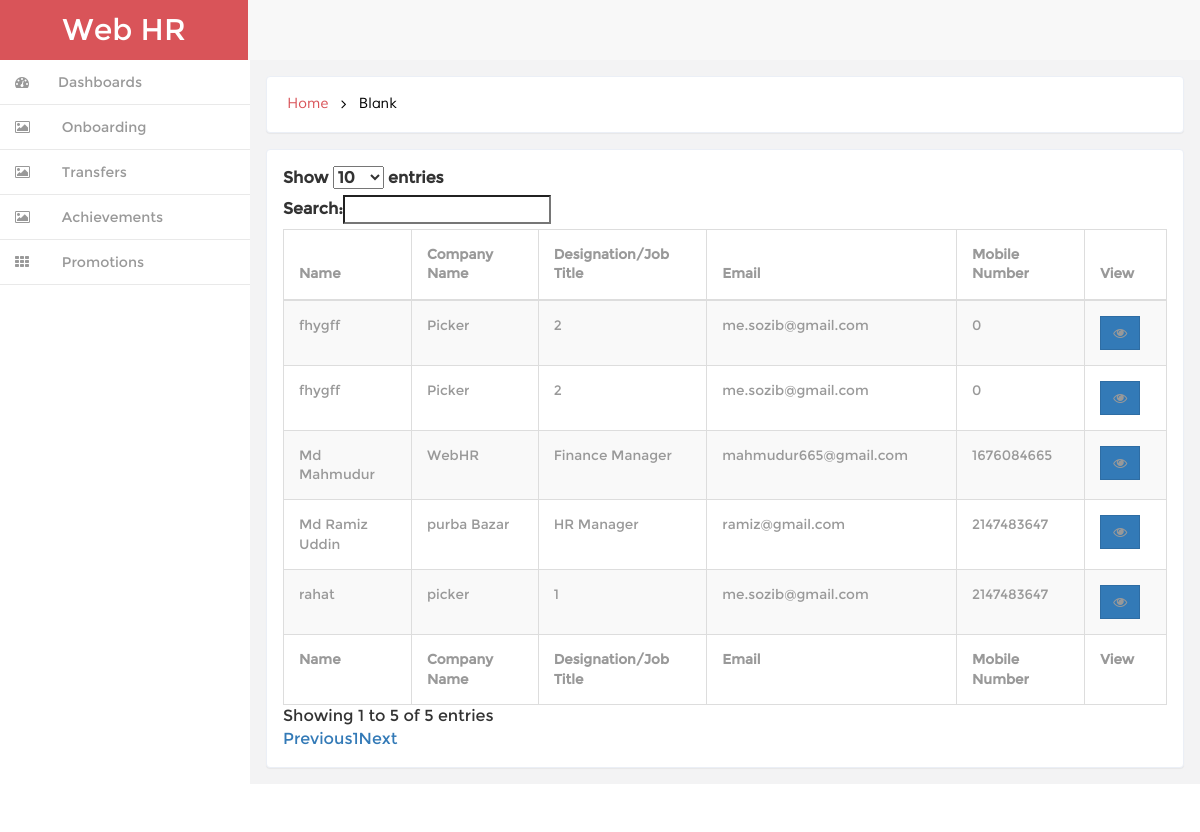
The app's page /all_member.php with its own data.
### tables this page shows
CREATE TABLE `tbl_add_member` (
  `id` int(10) NOT NULL,
  `companyName` varchar(100) NOT NULL,
  `station` varchar(255) NOT NULL,
  `department` varchar(100) NOT NULL,
  `employeeType` varchar(100) NOT NULL,
  `employeeCategory` varchar(100) NOT NULL,
  `jobTitle` varchar(255) NOT NULL,
  `workShift` varchar(100) NOT NULL,
  `fullName` varchar(255) NOT NULL,
  `emailAddress` varchar(255) NOT NULL,
  `joiningDate` date NOT NULL,
  `nationalId` varchar(255) NOT NULL,
  `gender` varchar(100) NOT NULL,
  `dateOfBirth` date NOT NULL,
  `address` text NOT NULL,
  `mobileNumber` int(100) NOT NULL,
  `addImage` varchar(255) NOT NULL
);

### classes/Dbconf.php (called while the page is built, shortened)
<?php
class Dbconf {
    public function __construct() {
        try{
            $this->db_con = new PDO("mysql:host=localhost;dbname=web_hr","root","");
        } catch (PDOException $ex) {
            echo 'Connection error occure'.$ex;
        }
    }
}

### classes/Superadmin.php (called while the page is built, shortened)
<?php
include_once 'Dbconf.php';
class Superadmin extends Dbconf{
public function view_all_member_info(){
  $query = "SELECT * FROM tbl_add_member";
  $statment = $this->db_con->query($query);
  return $statment;
}
}

### all_member.php (the view, shortened to what this page needs)
<?php
	include_once 'include/header.php';
	include 'classes/Superadmin.php';
    $obj_sup = new Superadmin();
    $statment=$obj_sup->view_all_member_info();
?>
	   <link href="https://cdn.datatables.net/1.10.15/css/dataTables.bootstrap.min.css" rel='stylesheet' type='text/css' />
	   <div id="page-wrapper" class="gray-bg dashbard-1">
       <div class="content-main">
		     <div class="banner">
		    	<h2>
				<a href="index.html">Home</a>
				<i class="fa fa-angle-right"></i>
				<span>Blank</span>
				</h2>
		    </div>
 	<div class="blank">
			<div class="blank-page">
	        	<table id="example" class="table table-striped table-bordered" cellspacing="0" width="100%">
			        <thead>
			            <tr>
			                <th>Name</th>
			                <th>Company Name</th>
			                <th>Designation/Job Title</th>
			                <th>Email</th>
			                <th>Mobile Number</th>
			                <th>View</th>
			            </tr>
			        </thead>
			        <tfoot>
			            <tr>
			                <th>Name</th>
			                <th>Company Name</th>
			                <th>Designation/Job Title</th>
			                <th>Email</th>
			                <th>Mobile Number</th>
			                <th>View</th>
			            </tr>
			        </tfoot>
			        <tbody>
			        <?php while($row = $statment->fetch(PDO::FETCH_ASSOC)) {?>
			            <tr>
			                <td><?php echo $row['fullName'];?></td>
			                <td><?php echo $row['companyName']; ?></td>
			                <td><?php echo $row['jobTitle']; ?></td>
			                <td><?php echo $row['emailAddress']; ?></td>
			                <td><?php echo $row['mobileNumber']; ?></td>
			                <td class="center">
			                            <a class="btn btn-primary" href="profile.php?id=<?php echo $row['id']; ?>">
			                                <i class="fa fa-eye" aria-hidden="true"></i>
			                            </a>
			                </td>
			            </tr>
			            <?php } ?>
			        </tbody>
			    </table>
	        </div>
	       </div>
 <?php include_once 'include/footer.php';?>

### css/style.css (style rules this page uses)
h4, h5, h6, h1, h2, h3 { margin: 0; }
html, body { font-family:'Montserrat-Regular'; font-size: 100%; background:#F3F3F4; overflow-x: hidden; }
body a { transition:0.5s all; -webkit-transition:0.5s all; -moz-transition:0.5s all; -o-transition:0.5s all; -ms-transition:0.5s all; }
@media (min-width: 768px) { #page-wrapper { position: inherit; margin: 0 0 0 240px; min-height: 1000px; } }
.content-main { background-color: #F3F3F4; padding-top: 1em; }
.banner { background: #fff; display: block; margin: 0em 1em ; padding:1em; border: 1px solid #ebeff6; border-color: #ebeff6; border-radius: 4px; -webkit-border-radius: 4px; -o-border-radius: 4px; -moz-border-radius: 4px; -ms-border-radius: 4px; -webkit-box-shadow: 0 1px 1px rgba(0,0,0,.05); box-shadow: 0 1px 1px rgba(0,0,0,.05); }
.banner h2 { font-size:0.9em; }
.banner h2 a { color:#D95459; text-decoration:none; font-family: 'Muli-Regular'; padding:0.3em ; }
.banner h2 span { color:#000; font-family: 'Muli-Regular'; padding:0.3em ; }
.banner h2 i { color:#000; vertical-align:middle; padding:0.3em ; }
.blank { padding: 1em; min-height: 650px; }
.blank-page { padding: 1em; background: #fff; border: 1px solid #ebeff6; border-radius: 4px; -webkit-border-radius: 4px; -o-border-radius: 4px; -moz-border-radius: 4px; -ms-border-radius: 4px; -webkit-box-shadow: 0 1px 1px rgba(0,0,0,.05); box-shadow: 0 1px 1px rgba(0,0,0,.05); }
.btn { border-radius: 0px; outline: none; }
.table td, .table>tbody>tr>td, .table>tbody>tr>th, .table>tfoot>tr>td, .table>tfoot>tr>th, .table>thead>tr>td, .table>thead>tr>th { padding: 15px !important; font-size: 0.85em; color: #999; border-top: none !important; }
td i { color:#999; }
.table { margin-bottom: 0; }

### css/custom.css (style rules this page uses)
#page-wrapper { min-height: 568px; }
@media (min-width:768px) { #page-wrapper { position: inherit; margin: 0 0 0 250px; } }

### records on screen
tbl_add_member: fullName "fhygff", companyName "Picker", jobTitle "2", emailAddress "me.sozib@gmail.com", mobileNumber "0"
tbl_add_member: fullName "fhygff", companyName "Picker", jobTitle "2", emailAddress "me.sozib@gmail.com", mobileNumber "0"
tbl_add_member: fullName "rahat", companyName "picker", jobTitle "1", emailAddress "me.sozib@gmail.com", mobileNumber "2147483647"
tbl_add_member: fullName "Md Mahmudur", companyName "WebHR", jobTitle "Finance Manager", emailAddress "mahmudur665@gmail.com", mobileNumber "1676084665"
tbl_add_member: fullName "Md Ramiz Uddin", companyName "purba Bazar", jobTitle "HR Manager", emailAddress "ramiz@gmail.com", mobileNumber "2147483647"
